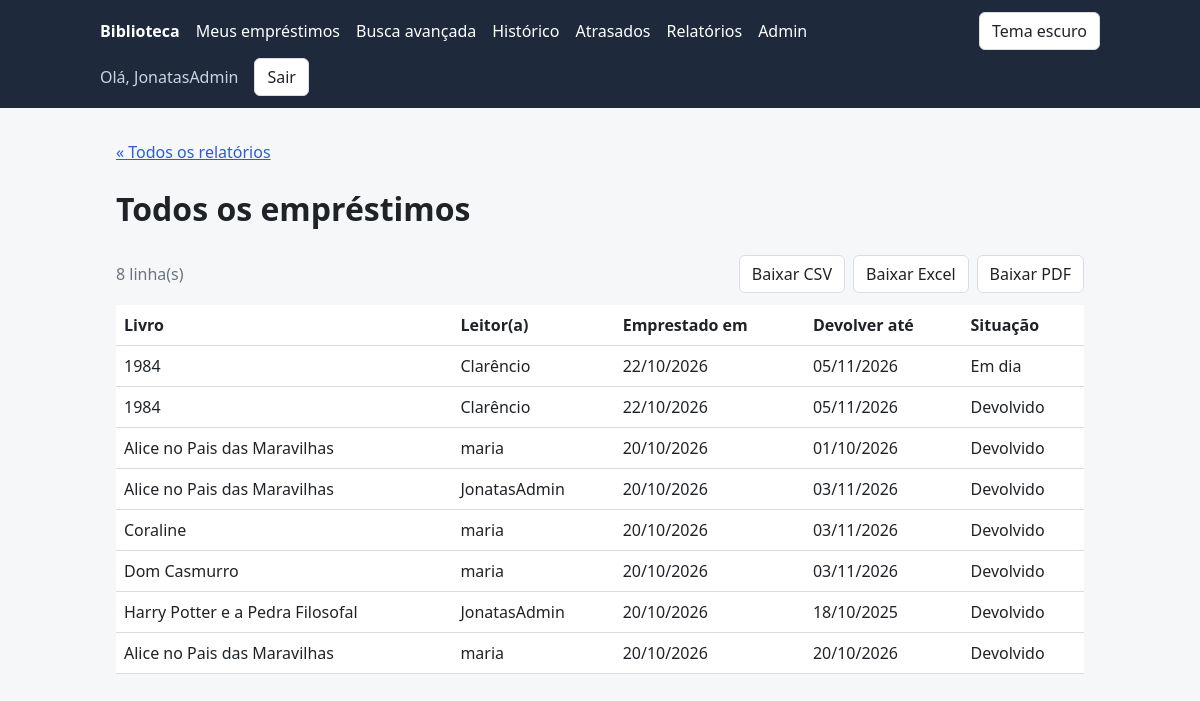
The page /equipe/relatorios/emprestimos/ (signed in) on the database its author committed.
### catalog/models.py (models this page shows, shortened)
class Book(models.Model):
    title = models.CharField("Título", max_length=255)  # texto curto, até 255 caracteres
    author = models.CharField("Autor(a)", max_length=255)
    isbn = models.CharField("ISBN", max_length=13, unique=True)  # unique: o banco não aceita ISBN repetido
    copies_total = models.PositiveIntegerField("Cópias totais", default=1)  # inteiro >= 0; vale 1 se ninguém informar
    image = models.ImageField("Capa", upload_to="book_covers/", blank=True, null=True)
    category = models.ForeignKey(
        Category,
        on_delete=models.SET_NULL,
        null=True,
        blank=True,
        related_name="books",  # permite fazer categoria.books.all()
        verbose_name="Categoria",
    )
    language = models.CharField("Idioma", max_length=50, blank=True)
    publisher = models.CharField("Editora", max_length=150, blank=True)
    edition_year = models.PositiveSmallIntegerField("Ano de edição", null=True, blank=True)
    created_at = models.DateTimeField("Cadastrado em", auto_now_add=True)  # preenchido sozinho na criação
    class Meta:
        ordering = ["title"]  # ordem padrão das consultas: alfabética pelo título
        verbose_name = "Livro"  # nome no singular, usado pelo Admin
        verbose_name_plural = "Livros"  # nome no plural, usado pelo Admin

### catalog/views.py (the view)
# urls.py: path("equipe/relatorios/<slug:slug>/", views.report_detail, name="report_detail"),
@staff_required
def report_detail(request, slug):
    title, data = get_report(slug)
    context = {"slug": slug, "title": title, **data}
    return render(request, "catalog/report_detail.html", context)

### catalog/models.py (called while the page is built)
    @property
    def is_active(self):
        return self.returned_at is None

    @property
    def is_overdue(self):
        return self.is_active and timezone.localdate() > self.due_date

### catalog/reports.py (called while the page is built)
def all_loans():
    loans = Loan.objects.select_related("book", "user").order_by("-borrowed_at")[:200]
    rows = []
    for loan in loans:
        if loan.returned_at:
            status = "Devolvido"
        elif loan.is_overdue:
            status = "Atrasado"
        else:
            status = "Em dia"
        rows.append([
            loan.book.title,
            loan.user.username,
            loan.borrowed_at.strftime("%d/%m/%Y"),  # strftime formata a data como texto
            loan.due_date.strftime("%d/%m/%Y"),
            status,
        ])
    return {"headers": ["Livro", "Leitor(a)", "Emprestado em", "Devolver até", "Situação"], "rows": rows}

### catalog/views.py (called while the page is built)
def staff_required(view):
    @wraps(view)  # mantém o nome e a documentação da view original
    @login_required  # primeiro exige login
    def wrapper(request, *args, **kwargs):
        if not request.user.is_staff:
            raise PermissionDenied
        return view(request, *args, **kwargs)
    return wrapper  # a função "embrulhada" passa a ocupar o lugar da view

def get_report(slug):
    if slug not in REPORTS:
        raise Http404("Relatório não encontrado.")
    title, build = REPORTS[slug]
    return title, build()  # agora sim a função do relatório é chamada (com parênteses)

### templates/catalog/report_detail.html (shortened to what this page needs)
{% extends "base.html" %}
{% block content %}
  <p><a href="{% url 'catalog:reports_index' %}">« Todos os relatórios</a></p>
  <h1>{{ title }}</h1>
  <div class="actions">
    <span class="muted">{{ rows|length }} linha(s)</span>
    <a class="btn" href="{% url 'catalog:report_export' slug 'csv' %}">Baixar CSV</a>
    <a class="btn" href="{% url 'catalog:report_export' slug 'xlsx' %}">Baixar Excel</a>
    <a class="btn" href="{% url 'catalog:report_export' slug 'pdf' %}">Baixar PDF</a>
  </div>
  <div class="table-wrap" style="margin-top: 12px;">
    <table>
      <thead>
        <tr>
          {% for header in headers %}<th>{{ header }}</th>{% endfor %}
        </tr>
      </thead>
      <tbody>
        {% for row in rows %}
          <tr>
            {% for value in row %}<td>{{ value }}</td>{% endfor %}
          </tr>
        {% empty %}
          <tr><td colspan="{{ headers|length }}" class="muted">Nenhum dado ainda.</td></tr>
        {% endfor %}
      </tbody>
    </table>
  </div>
{% endblock %}

### templates/base.html (shortened to what this page needs)
<!DOCTYPE html>
<html lang="pt-br">
<head>
</head>
<body>
  <header>
    <nav>
      <a href="{% url 'catalog:book_list' %}"><strong>Biblioteca</strong></a>
      {% if user.is_authenticated %}
        <a href="{% url 'catalog:my_loans' %}">Meus empréstimos</a>
        <a href="{% url 'catalog:advanced_search' %}">Busca avançada</a>
        <a href="{% url 'catalog:search_history' %}">Histórico</a>
        {% if user.is_staff %}
          <a href="{% url 'catalog:overdue_loans' %}">Atrasados</a>
          <a href="{% url 'catalog:reports_index' %}">Relatórios</a>
          <a href="{% url 'admin:index' %}">Admin</a>
        {% endif %}
      {% endif %}
      <button id="theme-toggle" class="btn" type="button">Tema escuro</button>
      {% if user.is_authenticated %}
        <span class="user">Olá, {{ user.username }}</span>
        <form class="inline" method="post" action="{% url 'logout' %}">
          <button class="btn" type="submit">Sair</button>
        </form>
      {% else %}
        <a href="{% url 'login' %}">Entrar</a>
      {% endif %}
    </nav>
  </header>
  <main>
    {% block content %}{% endblock %}
  </main>
</body>
</html>

### templates/base.html (style rules this page uses)
:root { --bg: #f6f7f9; --card: #ffffff; --text: #1f2328; --muted: #6b7280; --border: #d9dde3; --primary: #2f5bd3; --header: #1e293b; --danger: #b42318; --success: #067647; --warning: #b54708; }
* { box-sizing: border-box; }
body { margin: 0; font-family: system-ui, Arial, sans-serif; background: var(--bg); color: var(--text); line-height: 1.5; }
a { color: var(--primary); }
header { background: var(--header); padding: 12px 16px; }
nav { max-width: 1000px; margin: 0 auto; display: flex; flex-wrap: wrap; gap: 8px 16px; align-items: center; }
nav a { color: #fff; text-decoration: none; }
nav .user { color: #cbd5e1; }
main { max-width: 1000px; margin: 0 auto; padding: 16px; }
.muted { color: var(--muted); }
.btn { display: inline-block; padding: 6px 12px; border: 1px solid var(--border); border-radius: 6px; background: var(--card); color: var(--text); cursor: pointer; font: inherit; text-decoration: none; }
form.inline { display: inline; }
table { width: 100%; border-collapse: collapse; background: var(--card); }
th, td { padding: 8px; border-bottom: 1px solid var(--border); text-align: left; vertical-align: middle; }
.table-wrap { overflow-x: auto; }
.actions { display: flex; flex-wrap: wrap; gap: 8px; align-items: center; margin-top: 12px; }

### rows shown on the page
Book: row "1984" "1984"
Book: row "Alice no Pais das Maravilhas" "Alice no Pais das Maravilhas" "Alice no Pais das Maravilhas"
Book: row "Coraline"
Book: row "Dom Casmurro"
Book: row "Harry Potter e a Pedra Filosofal"

### other values the page prints
{{ user.username }} "JonatasAdmin"
{{ title }} "Todos os empréstimos"
{{ rows|length }} "8"
{{ header }} "Livro" "Leitor(a)" "Emprestado em" "Devolver até" "Situação"
{{ value }} "Clarêncio" "22/10/2026" "05/11/2026" "Em dia" "Clarêncio" "22/10/2026" "05/11/2026" "Devolvido" "maria" "20/10/2026" "01/10/2026" "Devolvido" "JonatasAdmin" "20/10/2026" "03/11/2026" "Devolvido" "maria" "20/10/2026" "03/11/2026" "Devolvido" "maria" "20/10/2026" "03/11/2026" "Devolvido" "JonatasAdmin" "20/10/2026" "18/10/2025" "Devolvido" "maria" "20/10/2026" "20/10/2026" "Devolvido"
